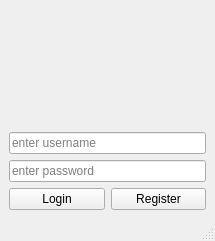
<?xml version="1.0" encoding="UTF-8"?>
<ui version="4.0">
 <class>MainWindow</class>
 <widget class="QMainWindow" name="MainWindow">
  <property name="geometry">
   <rect>
    <x>0</x>
    <y>0</y>
    <width>215</width>
    <height>241</height>
   </rect>
  </property>
  <property name="windowTitle">
   <string>Login</string>
  </property>
  <widget class="QWidget" name="centralwidget">
   <layout class="QGridLayout" name="gridLayout">
    <item row="0" column="0" colspan="2">
     <widget class="QLabel" name="label">
      <property name="styleSheet">
       <string notr="true">image: url(key.png);</string>
      </property>
      <property name="text">
       <string/>
      </property>
     </widget>
    </item>
    <item row="1" column="0" colspan="2">
     <widget class="QLineEdit" name="usernameField">
      <property name="placeholderText">
       <string>enter username</string>
      </property>
     </widget>
    </item>
    <item row="2" column="0" colspan="2">
     <widget class="QLineEdit" name="passwordField">
      <property name="echoMode">
       <enum>QLineEdit::Password</enum>
      </property>
      <property name="placeholderText">
       <string>enter password</string>
      </property>
     </widget>
    </item>
    <item row="3" column="0">
     <widget class="QPushButton" name="loginb">
      <property name="text">
       <string>Login</string>
      </property>
     </widget>
    </item>
    <item row="3" column="1">
     <widget class="QPushButton" name="registerb">
      <property name="text">
       <string>Register</string>
      </property>
     </widget>
    </item>
   </layout>
  </widget>
  <widget class="QMenuBar" name="menubar">
   <property name="geometry">
    <rect>
     <x>0</x>
     <y>0</y>
     <width>215</width>
     <height>21</height>
    </rect>
   </property>
  </widget>
  <widget class="QStatusBar" name="statusbar"/>
 </widget>
 <resources>
  <include location="resource.qrc"/>
 </resources>
 <connections/>
</ui>
